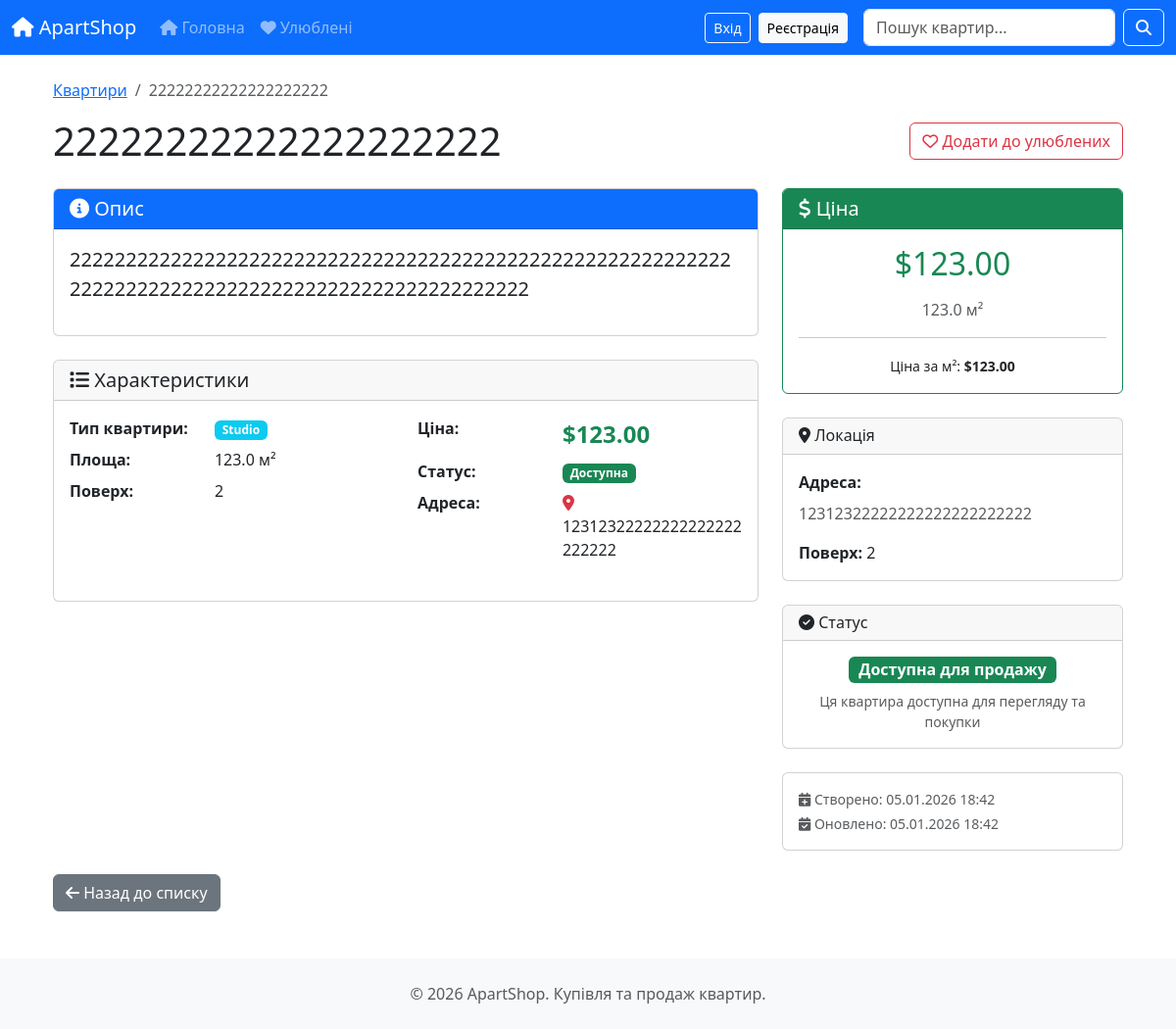
/apartments/12/, run on the app's committed database.
### apartments/models.py (models this page shows, shortened)
class Apartment(models.Model):
    TYPE_CHOICES = [
        ('ST', 'Studio'),
        ('1B', '1 Bedroom'),
        ('2B', '2 Bedrooms'),
        ('3B', '3 Bedrooms'),
        ('PH', 'Penthouse'),
    ]
    title = models.CharField(
        max_length=200,
        verbose_name='Назва',
        help_text='Назва/заголовок квартири'
    )
    description = models.TextField(
        verbose_name='Опис',
        help_text='Детальний опис квартири'
    )
    apartment_type = models.CharField(
        max_length=2,
        choices=TYPE_CHOICES,
        verbose_name='Тип квартири'
    )
    price = models.DecimalField(
        max_digits=10,
        decimal_places=2,
        validators=[MinValueValidator(0.01), MaxValueValidator(10000000)],
        verbose_name='Ціна ($)',
        help_text='Ціна в доларах'
    )
    square_meters = models.FloatField(
        validators=[MinValueValidator(10), MaxValueValidator(1000)],
        verbose_name='Площа (м²)',
        help_text='Площа квартири в квадратних метрах'
    )
    floor = models.IntegerField(
        validators=[MinValueValidator(1), MaxValueValidator(100)],
        verbose_name='Поверх',
        help_text='Поверх будинку'
    )
    address = models.CharField(
        max_length=255,
        verbose_name='Адреса',
        help_text='Повна адреса квартири'
    )
    image = models.ImageField(
        upload_to='apartments/',
        verbose_name='Фото',
        help_text='Фото квартири',
        blank=True,
        null=True
    )
    is_available = models.BooleanField(
        default=True,
        verbose_name='Доступна',
        help_text='Чи вільна квартира для продажу'
    )
    created_at = models.DateTimeField(
        auto_now_add=True,
        verbose_name='Дата створення'
    )
    updated_at = models.DateTimeField(
        auto_now=True,
        verbose_name='Дата оновлення'
    )
    class Meta:
        verbose_name = 'Квартира'
        verbose_name_plural = 'Квартири'
        ordering = ['-created_at']

### apartments/views.py (the view)
# urls.py: path('<int:pk>/', views.apartment_detail, name='apartment_detail'),
def apartment_detail(request, pk):
    apartment = get_object_or_404(Apartment, pk=pk)
    favorite_ids = request.session.get(FAVORITE_APARTMENTS_KEY, [])
    is_favorite = pk in favorite_ids
    return render(request, 'apartments/apartment_detail.html', {
        'apartment': apartment,
        'is_favorite': is_favorite
    })

### apartments/context_processors.py (called while the page is built)
def favorites_context(request):
    favorite_ids = request.session.get(FAVORITE_APARTMENTS_KEY, [])
    return {
        'favorites_count': len(favorite_ids),
        'favorite_ids': favorite_ids,
    }

### apartments/templates/apartments/apartment_detail.html (shortened to what this page needs)
{% extends "layout.html" %}
{% block content %}
<div class="container my-4">
    <nav aria-label="breadcrumb">
        <ol class="breadcrumb">
            <li class="breadcrumb-item"><a href="{% url 'apartment_list' %}">Квартири</a></li>
            <li class="breadcrumb-item active" aria-current="page">{{ apartment.title }}</li>
        </ol>
    </nav>
    <div class="d-flex justify-content-between align-items-center mb-4">
        <h1 class="mb-0">{{ apartment.title }}</h1>
        <div class="btn-group" role="group">
            {% if is_favorite %}
                <a href="{% url 'remove_from_favorites' apartment.pk %}" class="btn btn-danger">
                    <i class="fas fa-heart"></i> Видалити з улюблених
                </a>
            {% else %}
                <a href="{% url 'add_to_favorites' apartment.pk %}" class="btn btn-outline-danger">
                    <i class="far fa-heart"></i> Додати до улюблених
                </a>
            {% endif %}
        </div>
    </div>
    <div class="row g-4">
        <div class="col-md-8">
            <div class="card mb-4">
                <div class="card-header bg-primary text-white">
                    <h5 class="mb-0"><i class="fas fa-info-circle"></i> Опис</h5>
                </div>
                <div class="card-body">
                    <p class="lead">{{ apartment.description }}</p>
                </div>
            </div>
            <div class="card">
                <div class="card-header">
                    <h5 class="mb-0"><i class="fas fa-list"></i> Характеристики</h5>
                </div>
                <div class="card-body">
                    <div class="row">
                        <div class="col-md-6">
                            <dl class="row">
                                <dt class="col-sm-5">Тип квартири:</dt>
                                <dd class="col-sm-7">
                                    <span class="badge bg-info">{{ apartment.get_apartment_type_display }}</span>
                                </dd>
                                <dt class="col-sm-5">Площа:</dt>
                                <dd class="col-sm-7">{{ apartment.square_meters }} м²</dd>
                                <dt class="col-sm-5">Поверх:</dt>
                                <dd class="col-sm-7">{{ apartment.floor }}</dd>
                            </dl>
                        </div>
                        <div class="col-md-6">
                            <dl class="row">
                                <dt class="col-sm-5">Ціна:</dt>
                                <dd class="col-sm-7">
                                    <strong class="text-success fs-4">${{ apartment.price }}</strong>
                                </dd>
                                <dt class="col-sm-5">Статус:</dt>
                                <dd class="col-sm-7">
                                    {% if apartment.is_available %}
                                        <span class="badge bg-success">Доступна</span>
                                    {% else %}
                                        <span class="badge bg-secondary">Продано</span>
                                    {% endif %}
                                </dd>
                                <dt class="col-sm-5">Адреса:</dt>
                                <dd class="col-sm-7">
                                    <i class="fas fa-map-marker-alt text-danger"></i>
                                    {{ apartment.address }}
                                </dd>
                            </dl>
                        </div>
                    </div>
                </div>
            </div>
        </div>
        <div class="col-md-4">
            <div class="card mb-4 border-success">
                <div class="card-header bg-success text-white">
                    <h5 class="mb-0"><i class="fas fa-dollar-sign"></i> Ціна</h5>
                </div>
                <div class="card-body text-center">
                    <h2 class="text-success mb-3">${{ apartment.price }}</h2>
                    <p class="text-muted mb-0">{{ apartment.square_meters }} м²</p>
                    <hr>
                    <p class="mb-0">
                        <small>Ціна за м²: <strong>${{ apartment.price|floatformat:2 }}</strong></small>
                    </p>
                </div>
            </div>
            <div class="card mb-4">
                <div class="card-header">
                    <h6 class="mb-0"><i class="fas fa-map-marker-alt"></i> Локація</h6>
                </div>
                <div class="card-body">
                    <p class="mb-2"><strong>Адреса:</strong></p>
                    <p class="text-muted">{{ apartment.address }}</p>
                    <p class="mb-0"><strong>Поверх:</strong> {{ apartment.floor }}</p>
                </div>
            </div>
            <div class="card mb-4">
                <div class="card-header">
                    <h6 class="mb-0"><i class="fas fa-check-circle"></i> Статус</h6>
                </div>
                <div class="card-body text-center">
                    {% if apartment.is_available %}
                        <span class="badge bg-success fs-6 mb-2">Доступна для продажу</span>
                        <p class="text-muted small mb-0">Ця квартира доступна для перегляду та покупки</p>
                    {% else %}
                        <span class="badge bg-secondary fs-6 mb-2">Продано</span>
                        <p class="text-muted small mb-0">Ця квартира вже продана</p>
                    {% endif %}
                </div>
            </div>
            <div class="card">
                <div class="card-body">
                    <small class="text-muted">
                        <p class="mb-1">
                            <i class="fas fa-calendar-plus"></i>
                            Створено: {{ apartment.created_at|date:"d.m.Y H:i" }}
                        </p>
                        <p class="mb-0">
                            <i class="fas fa-calendar-check"></i>
                            Оновлено: {{ apartment.updated_at|date:"d.m.Y H:i" }}
                        </p>
                    </small>
                </div>
            </div>
        </div>
    </div>
    <div class="mt-4">
        <a href="{% url 'apartment_list' %}" class="btn btn-secondary">
            <i class="fas fa-arrow-left"></i> Назад до списку
        </a>
    </div>
</div>
{% endblock %}

### data on the page
Apartment: title "22222222222222222222", description "2222222222222222222222222222222222222222222222222222222222222222222222222222222222222222222222222222", apartment_type "Studio", square_meters "123.0", floor "2", price "123.00", address "12312322222222222222222222", created_at "05.01.2026 18:42", updated_at "05.01.2026 18:42"
